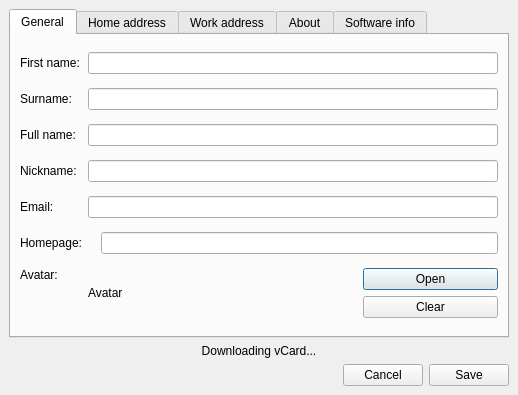
<ui version="4.0" >
 <class>VCardEdit</class>
 <widget class="QDialog" name="VCardEdit" >
  <property name="geometry" >
   <rect>
    <x>0</x>
    <y>0</y>
    <width>518</width>
    <height>395</height>
   </rect>
  </property>
  <property name="windowTitle" >
   <string/>
  </property>
  <layout class="QGridLayout" >
   <property name="margin" >
    <number>9</number>
   </property>
   <property name="spacing" >
    <number>6</number>
   </property>
   <item row="0" column="0" colspan="3" >
    <widget class="QTabWidget" name="tabWidget" >
     <property name="currentIndex" >
      <number>0</number>
     </property>
     <widget class="QWidget" name="tab" >
      <attribute name="title" >
       <string>General</string>
      </attribute>
      <layout class="QGridLayout" >
       <property name="margin" >
        <number>9</number>
       </property>
       <property name="spacing" >
        <number>6</number>
       </property>
       <item row="6" column="1" >
        <layout class="QGridLayout" >
         <property name="margin" >
          <number>0</number>
         </property>
         <property name="spacing" >
          <number>6</number>
         </property>
         <item rowspan="2" row="0" column="0" colspan="2" >
          <widget class="QLabel" name="avatar" >
           <property name="text" >
            <string>Avatar</string>
           </property>
          </widget>
         </item>
         <item row="0" column="2" >
          <widget class="QPushButton" name="setAvatar" >
           <property name="text" >
            <string>Open</string>
           </property>
          </widget>
         </item>
         <item row="1" column="2" >
          <widget class="QPushButton" name="clearAvatar" >
           <property name="text" >
            <string>Clear</string>
           </property>
          </widget>
         </item>
        </layout>
       </item>
       <item row="5" column="1" >
        <layout class="QHBoxLayout" >
         <property name="spacing" >
          <number>6</number>
         </property>
         <property name="margin" >
          <number>0</number>
         </property>
         <item>
          <widget class="QLabel" name="homepage_label" >
           <property name="text" >
            <string/>
           </property>
           <property name="openExternalLinks" >
            <bool>true</bool>
           </property>
          </widget>
         </item>
         <item>
          <widget class="QLineEdit" name="homepage_edit" />
         </item>
        </layout>
       </item>
       <item row="5" column="0" >
        <widget class="QLabel" name="label_10" >
         <property name="text" >
          <string>Homepage:</string>
         </property>
        </widget>
       </item>
       <item row="6" column="0" >
        <widget class="QLabel" name="label_3" >
         <property name="text" >
          <string>Avatar:</string>
         </property>
         <property name="alignment" >
          <set>Qt::AlignLeading|Qt::AlignLeft|Qt::AlignTop</set>
         </property>
        </widget>
       </item>
       <item row="3" column="1" >
        <widget class="QLineEdit" name="nickname" />
       </item>
       <item row="3" column="0" >
        <widget class="QLabel" name="label_4" >
         <property name="text" >
          <string>Nickname:</string>
         </property>
        </widget>
       </item>
       <item row="2" column="1" >
        <widget class="QLineEdit" name="fullname" />
       </item>
       <item row="2" column="0" >
        <widget class="QLabel" name="label_5" >
         <property name="text" >
          <string>Full name:</string>
         </property>
        </widget>
       </item>
       <item row="1" column="1" >
        <widget class="QLineEdit" name="surname" />
       </item>
       <item row="1" column="0" >
        <widget class="QLabel" name="label_2" >
         <property name="text" >
          <string>Surname:</string>
         </property>
        </widget>
       </item>
       <item row="0" column="1" >
        <widget class="QLineEdit" name="name" />
       </item>
       <item row="0" column="0" >
        <widget class="QLabel" name="label" >
         <property name="text" >
          <string>First name:</string>
         </property>
        </widget>
       </item>
       <item row="4" column="0" >
        <widget class="QLabel" name="label_11" >
         <property name="text" >
          <string>Email:</string>
         </property>
        </widget>
       </item>
       <item row="4" column="1" >
        <widget class="QLineEdit" name="email" />
       </item>
      </layout>
     </widget>
     <widget class="QWidget" name="tab_2" >
      <attribute name="title" >
       <string>Home address</string>
      </attribute>
      <layout class="QGridLayout" >
       <property name="margin" >
        <number>9</number>
       </property>
       <property name="spacing" >
        <number>6</number>
       </property>
       <item row="5" column="1" >
        <spacer>
         <property name="orientation" >
          <enum>Qt::Vertical</enum>
         </property>
         <property name="sizeHint" stdset="0" >
          <size>
           <width>20</width>
           <height>61</height>
          </size>
         </property>
        </spacer>
       </item>
       <item row="4" column="0" >
        <widget class="QLabel" name="label_9" >
         <property name="text" >
          <string>Post code:</string>
         </property>
        </widget>
       </item>
       <item row="3" column="0" >
        <widget class="QLabel" name="label_8" >
         <property name="text" >
          <string>Country:</string>
         </property>
        </widget>
       </item>
       <item row="4" column="1" >
        <widget class="QLineEdit" name="homepcode" />
       </item>
       <item row="3" column="1" >
        <widget class="QLineEdit" name="homecountry" />
       </item>
       <item row="2" column="1" >
        <widget class="QLineEdit" name="homelocality" />
       </item>
       <item row="2" column="0" >
        <widget class="QLabel" name="label_7" >
         <property name="text" >
          <string>Locality:</string>
         </property>
        </widget>
       </item>
       <item row="0" column="1" >
        <widget class="QLineEdit" name="homestreet" />
       </item>
       <item row="1" column="1" >
        <widget class="QLineEdit" name="homeextadd" />
       </item>
       <item row="0" column="0" >
        <widget class="QLabel" name="label_6" >
         <property name="text" >
          <string>Street:</string>
         </property>
        </widget>
       </item>
      </layout>
     </widget>
     <widget class="QWidget" name="tab_5" >
      <attribute name="title" >
       <string>Work address</string>
      </attribute>
      <layout class="QGridLayout" name="gridLayout" >
       <item row="0" column="0" >
        <widget class="QLabel" name="label_15" >
         <property name="text" >
          <string>Street:</string>
         </property>
        </widget>
       </item>
       <item row="0" column="1" >
        <widget class="QLineEdit" name="workstreet" />
       </item>
       <item row="1" column="1" >
        <widget class="QLineEdit" name="workextadd" />
       </item>
       <item row="2" column="0" >
        <widget class="QLabel" name="label_14" >
         <property name="text" >
          <string>Locality:</string>
         </property>
        </widget>
       </item>
       <item row="2" column="1" >
        <widget class="QLineEdit" name="worklocality" />
       </item>
       <item row="3" column="0" >
        <widget class="QLabel" name="label_12" >
         <property name="text" >
          <string>Country:</string>
         </property>
        </widget>
       </item>
       <item row="3" column="1" >
        <widget class="QLineEdit" name="workcountry" />
       </item>
       <item row="4" column="0" >
        <widget class="QLabel" name="label_13" >
         <property name="text" >
          <string>Post code:</string>
         </property>
        </widget>
       </item>
       <item row="4" column="1" >
        <widget class="QLineEdit" name="workcode" />
       </item>
       <item row="5" column="1" >
        <spacer name="spacer" >
         <property name="orientation" >
          <enum>Qt::Vertical</enum>
         </property>
         <property name="sizeHint" stdset="0" >
          <size>
           <width>20</width>
           <height>124</height>
          </size>
         </property>
        </spacer>
       </item>
      </layout>
     </widget>
     <widget class="QWidget" name="tab_4" >
      <attribute name="title" >
       <string>About</string>
      </attribute>
      <layout class="QGridLayout" >
       <property name="margin" >
        <number>9</number>
       </property>
       <property name="spacing" >
        <number>6</number>
       </property>
       <item row="0" column="0" >
        <widget class="QTextEdit" name="about" />
       </item>
      </layout>
     </widget>
     <widget class="QWidget" name="tab_3" >
      <attribute name="title" >
       <string>Software info</string>
      </attribute>
      <layout class="QGridLayout" >
       <property name="margin" >
        <number>9</number>
       </property>
       <property name="spacing" >
        <number>6</number>
       </property>
       <item row="0" column="0" >
        <widget class="QWidget" native="1" name="versionWidget" />
       </item>
      </layout>
     </widget>
    </widget>
   </item>
   <item row="1" column="0" colspan="3" >
    <widget class="QLabel" name="download" >
     <property name="text" >
      <string>Downloading vCard...</string>
     </property>
     <property name="alignment" >
      <set>Qt::AlignCenter</set>
     </property>
    </widget>
   </item>
   <item row="2" column="2" >
    <widget class="QPushButton" name="pushButton" >
     <property name="text" >
      <string>Save</string>
     </property>
    </widget>
   </item>
   <item row="2" column="1" >
    <widget class="QPushButton" name="pushButton_2" >
     <property name="text" >
      <string>Cancel</string>
     </property>
    </widget>
   </item>
   <item row="2" column="0" >
    <spacer>
     <property name="orientation" >
      <enum>Qt::Horizontal</enum>
     </property>
     <property name="sizeHint" stdset="0" >
      <size>
       <width>71</width>
       <height>20</height>
      </size>
     </property>
    </spacer>
   </item>
  </layout>
 </widget>
 <tabstops>
  <tabstop>tabWidget</tabstop>
  <tabstop>name</tabstop>
  <tabstop>surname</tabstop>
  <tabstop>fullname</tabstop>
  <tabstop>nickname</tabstop>
  <tabstop>setAvatar</tabstop>
  <tabstop>homestreet</tabstop>
  <tabstop>homeextadd</tabstop>
  <tabstop>homelocality</tabstop>
  <tabstop>homecountry</tabstop>
  <tabstop>homepcode</tabstop>
  <tabstop>pushButton_2</tabstop>
  <tabstop>pushButton</tabstop>
 </tabstops>
 <resources/>
 <connections>
  <connection>
   <sender>pushButton</sender>
   <signal>clicked()</signal>
   <receiver>VCardEdit</receiver>
   <slot>accept()</slot>
   <hints>
    <hint type="sourcelabel" >
     <x>203</x>
     <y>143</y>
    </hint>
    <hint type="destinationlabel" >
     <x>196</x>
     <y>99</y>
    </hint>
   </hints>
  </connection>
  <connection>
   <sender>pushButton_2</sender>
   <signal>clicked()</signal>
   <receiver>VCardEdit</receiver>
   <slot>reject()</slot>
   <hints>
    <hint type="sourcelabel" >
     <x>136</x>
     <y>147</y>
    </hint>
    <hint type="destinationlabel" >
     <x>32</x>
     <y>134</y>
    </hint>
   </hints>
  </connection>
 </connections>
</ui>
